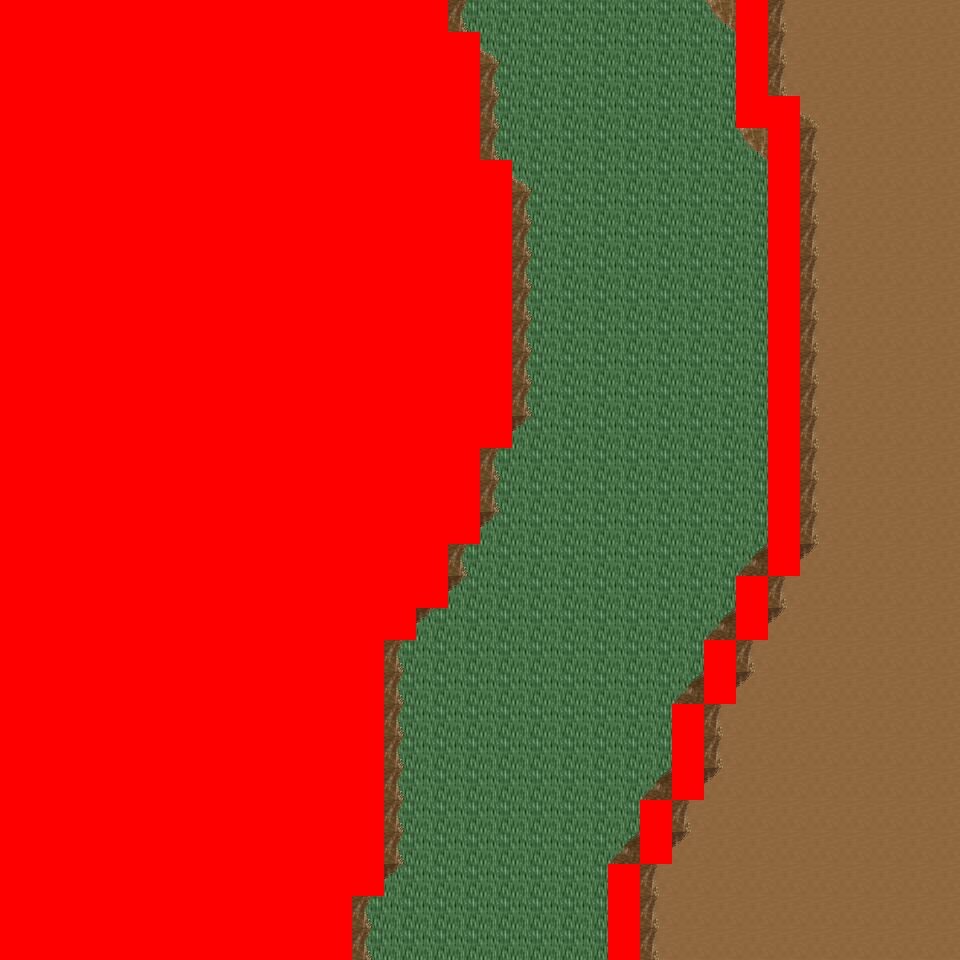

A 2D game scene composited from a Tiled map and its tileset images. What follows is a short description and the map's XML, with each tile layer's data collapsed to a summary:
An orthogonal 30x30 tile map with 32x32 px tiles, 6 tile layers (Ground, Object, Object2, Above, ...), 8 tilesets and 5 objects (5x mapExit).

<map version="1.0" orientation="orthogonal" renderorder="right-down" width="30" height="30" tilewidth="32" tileheight="32" nextobjectid="6">
  <tileset firstgid="1" name="tileset_logic_collision" tilewidth="32" tileheight="32" tilecount="1" columns="1">
    <image source="../drawable/tileset_logic_collision.png" width="32" height="32" />
  </tileset>
  <tileset firstgid="2" name="tileset_ground_ground" tilewidth="32" tileheight="32" tilecount="33" columns="3">
    <image source="../drawable/tileset_ground_ground.png" width="96" height="352" />
  </tileset>
  <tileset firstgid="35" name="tileset_ground_ridge_earth_pale" tilewidth="32" tileheight="32" tilecount="96" columns="12">
    <image source="../drawable/tileset_ground_ridge_earth_pale.png" width="384" height="256" />
  </tileset>
  <tileset firstgid="131" name="tileset_ground_ridge_earth_dark" tilewidth="32" tileheight="32" tilecount="96" columns="12">
    <image source="../drawable/tileset_ground_ridge_earth_dark.png" width="384" height="256" />
  </tileset>
  <tileset firstgid="227" name="tileset_terrain_desert" tilewidth="32" tileheight="32" tilecount="88" columns="8">
    <image source="../drawable/tileset_terrain_desert.png" width="256" height="352" />
  </tileset>
  <tileset firstgid="315" name="tileset_plant_tree_tree_darkgreen" tilewidth="32" tileheight="32" tilecount="88" columns="8">
    <image source="../drawable/tileset_plant_tree_tree_darkgreen.png" width="256" height="352" />
  </tileset>
  <tileset firstgid="403" name="tileset_ground_sand_2" tilewidth="32" tileheight="32" tilecount="15" columns="5">
    <image source="../drawable/tileset_ground_sand_2.png" width="160" height="96" />
  </tileset>
  <tileset firstgid="418" name="tileset_plant_cactus_2" tilewidth="32" tileheight="32" tilecount="10" columns="5">
    <image source="../drawable/tileset_plant_cactus_2.png" width="160" height="64" />
  </tileset>
  <layer name="Ground" width="30" height="30">
    <data>[900 cells, 900 non-empty, 3 distinct tile ids]</data>
  </layer>
  <layer name="Object" width="30" height="30">
    <data>[900 cells, 201 non-empty, 20 distinct tile ids]</data>
  </layer>
  <layer name="Object2" width="30" height="30">
    <data>[900 cells, 0 non-empty, 0 distinct tile ids]</data>
  </layer>
  <layer name="Above" width="30" height="30">
    <data>[900 cells, 258 non-empty, 17 distinct tile ids]</data>
  </layer>
  <layer name="Above2" width="30" height="30">
    <data>[900 cells, 0 non-empty, 0 distinct tile ids]</data>
  </layer>
  <layer name="Walkable" width="30" height="30">
    <data>[900 cells, 453 non-empty, 1 distinct tile ids]</data>
  </layer>
  <objectgroup name="MapEvents">
    <object id="1" name="north" type="mapExit" x="448" y="0" width="288" height="32">
      <properties>
        <property name="map" value="level_0_x0_y112" />
        <property name="x" value="14" />
        <property name="y" value="28" />
      </properties>
    </object>
    <object id="2" name="north2" type="mapExit" x="768" y="0" width="192" height="32">
      <properties>
        <property name="map" value="level_0_x0_y112" />
        <property name="x" value="24" />
        <property name="y" value="28" />
      </properties>
    </object>
    <object id="3" name="south" type="mapExit" x="352" y="928" width="256" height="32">
      <properties>
        <property name="map" value="level_0_x0_y114" />
        <property name="x" value="11" />
        <property name="y" value="1" />
      </properties>
    </object>
    <object id="4" name="south2" type="mapExit" x="640" y="928" width="320" height="32">
      <properties>
        <property name="map" value="level_0_x0_y114" />
        <property name="x" value="20" />
        <property name="y" value="1" />
      </properties>
    </object>
    <object id="5" name="east" type="mapExit" x="928" y="0" width="32" height="960">
      <properties>
        <property name="map" value="level_0_x1_y113" />
        <property name="x" value="1" />
        <property name="y" value="0" />
      </properties>
    </object>
  </objectgroup>
</map>
